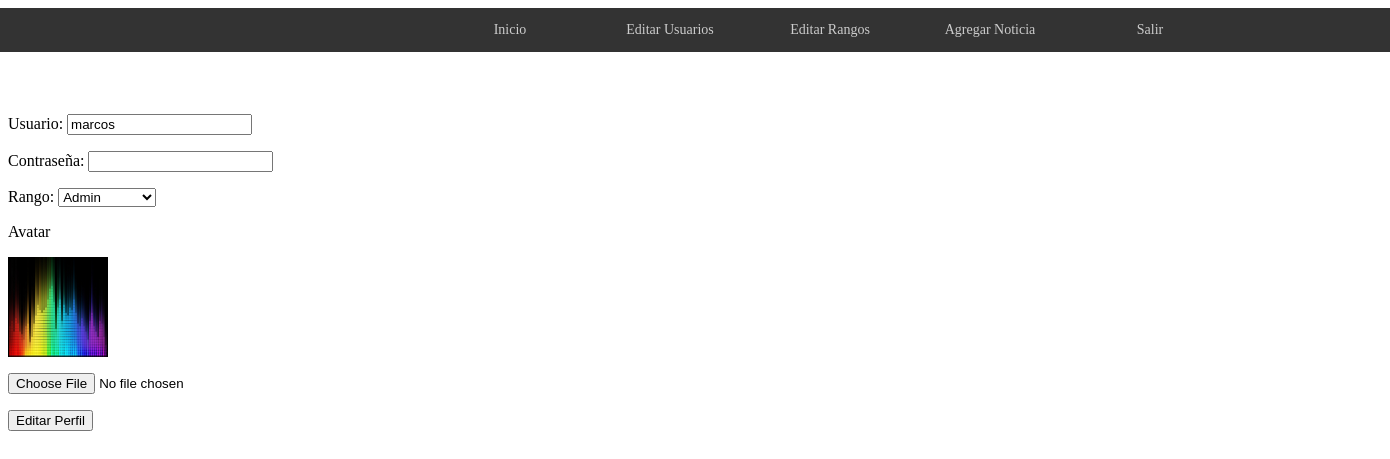
The page /proyecto_db/panel/editarperfil.php?id=9 (signed in) on the database its author committed.
### tables this page shows
CREATE TABLE `usuario` (
  `id` int(11) NOT NULL,
  `usuario` varchar(100) NOT NULL,
  `contrasena` varchar(100) NOT NULL,
  `avatar` varchar(100) NOT NULL,
  `rango` varchar(100) NOT NULL
);

CREATE TABLE `rango` (
  `id` int(11) NOT NULL,
  `nombre` varchar(100) NOT NULL,
  `color` varchar(100) NOT NULL
);

### proyecto_db/panel/editarperfil.php (the view, shortened to what this page needs)
<?php
include "../includes/config.php";
if($_SESSION['rango'] == '1' or $_SESSION['rango'] == '3') {
?>
<!DOCTYPE html PUBLIC "-//W3C//DTD XHTML 1.0 Transitional//EN" "http://www.w3.org/TR/xhtml1/DTD/xhtml1-transitional.dtd">
<html xmlns="http://www.w3.org/1999/xhtml">
<head>
</head>
<body>
<?php include "barra_navegador.php"; ?>
<?php
if(isset($_GET['id'])) {
	$query = mysqli_query($connect,"SELECT * FROM usuario WHERE id = '".$_GET['id']."'");
	while($row=mysqli_fetch_array($query)) {
	$rango = mysqli_query($connect,"SELECT * FROM rango WHERE id = '".$row['rango']."'");
	$rang = mysqli_fetch_array($rango);
?>
<br />
<br />
<br />
<br />
<br />
<form action="" method="post" enctype="multipart/form-data" name="form1" id="form1">
  <p>
    Usuario:
    <input type="text" name="usuario" id="textfield2" value="<?php echo $row['usuario']; ?>" />
  </p>
  <p>
    Contraseña:
    <input type="text" name="contrasena" id="textfield" />
  </p>
  <p>
    Rango:
      <select name="rango" id="select">
        <option value="<?php echo $row['rango']; ?>"><?php echo $rang['nombre']; ?></option>
      </select>
  </p>
  <p>Avatar</p>
  <p><img src="../<?php echo $row['avatar']; ?>" height="100" width="100" />
  </p>
  <p>
    <input type="file" name="avatar" id="fileField" />
  </p>
  <p>
    <input type="submit" name="editar" id="button" value="Editar Perfil" />
  </p>
</form>
<?php
	}
}
?>
</body>
</html>
<?php } ?>

### rows shown on the page
usuario: usuario "marcos", rango "Admin", avatar (picture)
